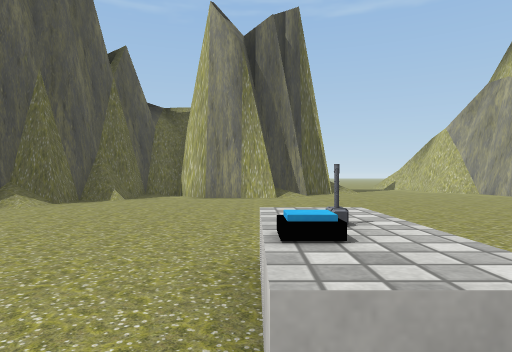
view 1 (above)

17 first-person views from a walk through a 3-D level made in the Unity game engine. The camera is 1.2 m above the floor, looks level and sees 75° across. The floor is counted in squares, 2 m on a side. Each view is taken from the middle of a square. On the plan, view 1 faces up. The plan holds only what a view shows up to about 10 squares ahead; the rest is blank. The place goes on beyond the plan. The player is left out. Some surface patterns are stand-ins.

view 2
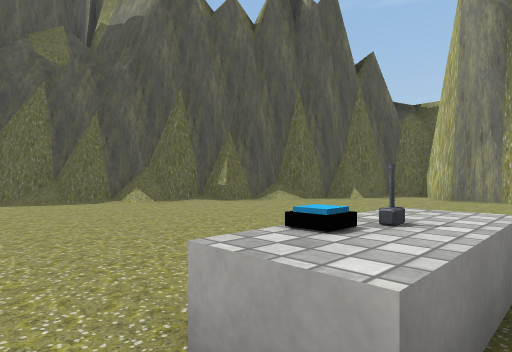

view 3
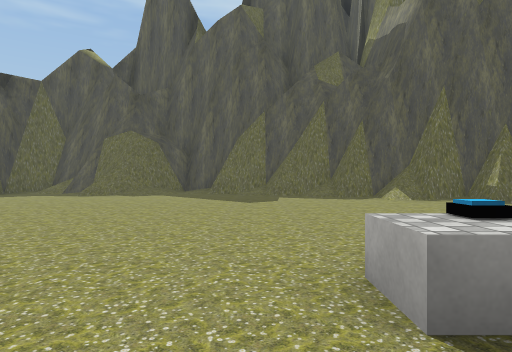

view 4
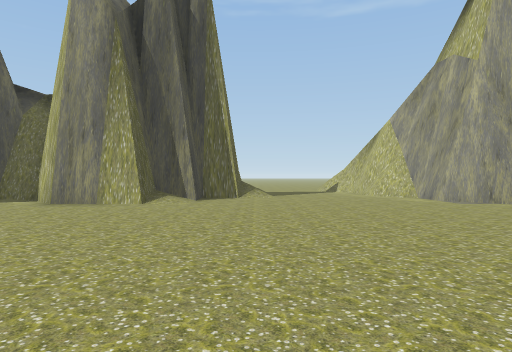

view 5
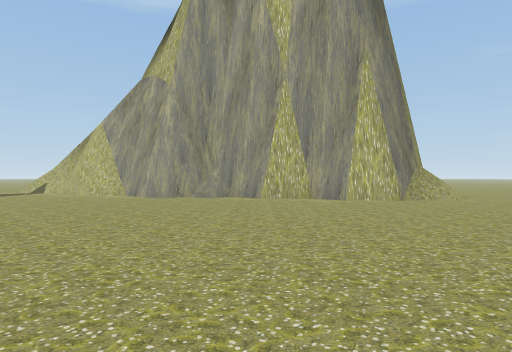

view 6
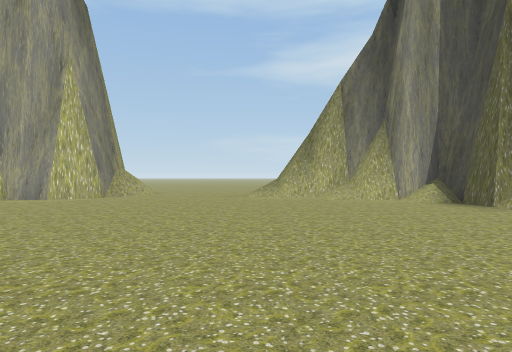

view 7
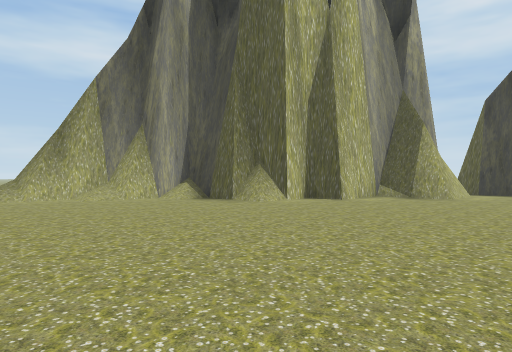

view 8
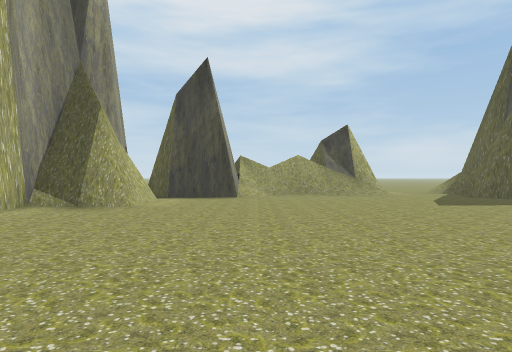

view 9
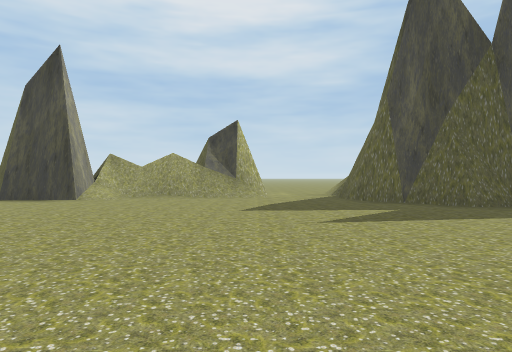

view 10
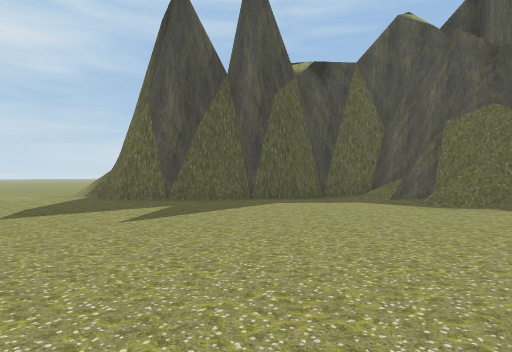

view 11
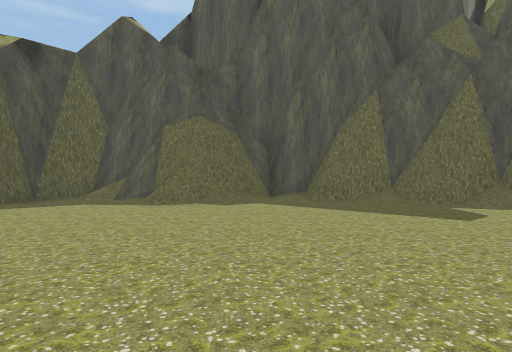

view 12
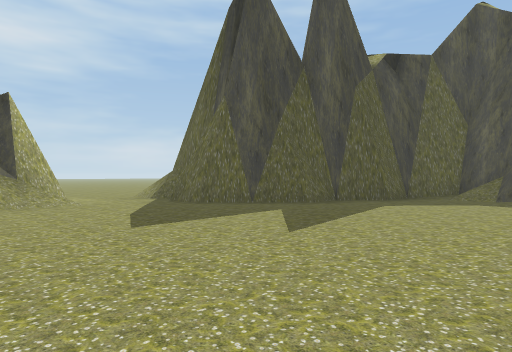

view 13
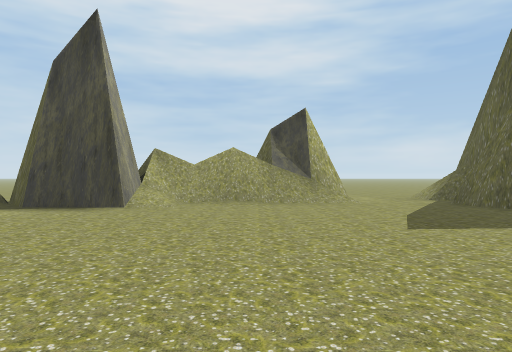

view 14
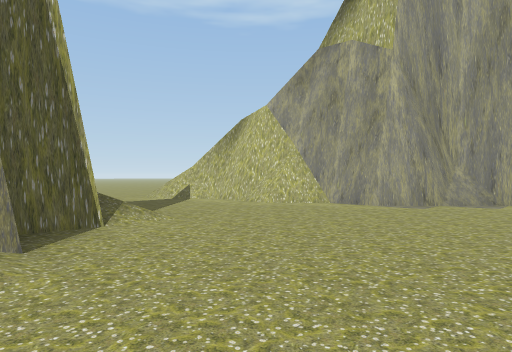

view 15
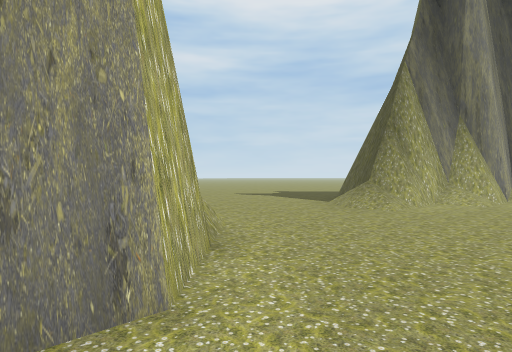

view 16
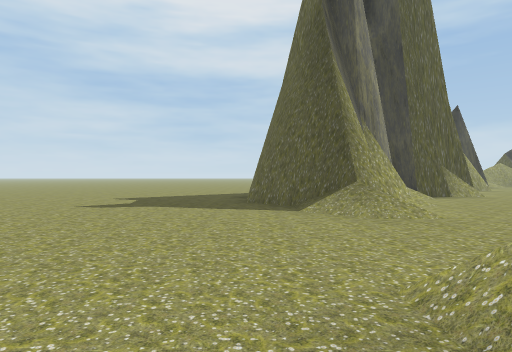

view 17
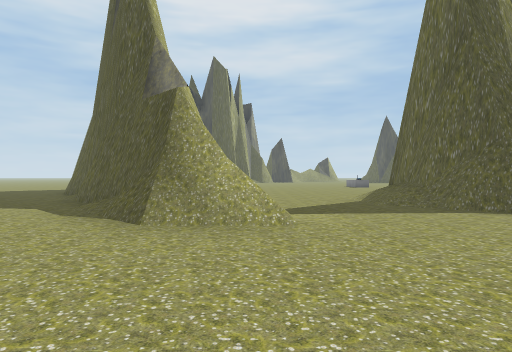

### Floor plan
Key: @ floor where view 1 was taken; # wall or solid block; . main floor; : floor 0.75 m higher than the main floor; / step, stairs or slope; O other object.
Columns run from 11 left of view 1 to 15 right of it. Each row starts with its distance up from view 1.
 20                  .
 19                 ...
 18                .....
 17               .......
 16               .......
 15              ....###..
 14              #....##/..
 13              #/...###..
 12              #/...####..
 11         ##  ##/....#  /..
 10        ######......## #..
  9        #..##........##
  8      ###.............#
  7      #:..............##
  6     ##................#
  5    ##/................###.
  4    #/..................#/..
  3   ##.......................
  2   #/.......O. .............
  1  ##........O...............
  0  #/........@...........//..
 -1  #/....................#/..
 -2 ##..................../##/.
 -3 ##/...................####.
 -4  ##................../#  #.
 -5  #/................####  #.
 -6 ##/................#
 -7 #/................##
 -8 ##................#
 -9  ###............###
-10    ###..........#
-11      ##.........#
-12      ##....../####
-13      ##..///#/
-14      #/..####
-15        ..

Where each view was taken, in squares from view 1:
view 1: 0 up, 0 right, facing up
view 2: 0 up, 1 right, facing up-left
view 3: 0 up, 2 right, facing left
view 4: 2 up, 3 right, facing up
view 5: 1 up, 3 right, facing up-right
view 6: 0 up, 2 right, facing right
view 7: 1 up, 2 right, facing down-right
view 8: 2 down, 2 right, facing down
view 9: 3 down, 2 left, facing down
view 10: 3 down, 1 left, facing down-left
view 11: 3 down, 1 left, facing left
view 12: 5 down, 0 right, facing down-left
view 13: 5 down, 0 right, facing down
view 14: 7 up, 1 right, facing up-right
view 15: 6 up, 9 right, facing down-right
view 16: 5 up, 14 right, facing down
view 17: 20 up, 6 right, facing down
